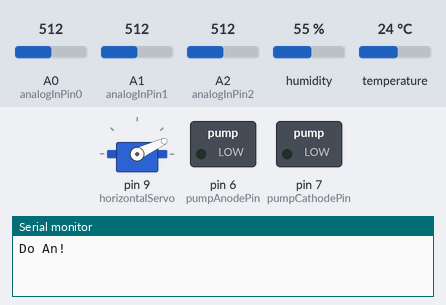
A sketch run on a simulated Arduino Uno, built with avr-gcc and run on an emulated ATmega328P. Parts: servo, switched loads named in the sketch (green lamp = pin HIGH), the last lines printed to the serial monitor. The inputs (shaded band) are chosen by the test bench; at power-on: A0 (analogInPin0) = 512, A1 (analogInPin1) = 512, A2 (analogInPin2) = 512, humidity 55 %, temperature 24 °C.

Above: at 2.7 s.
2.8 s: A0 (analogInPin0) set to 306
At 8.8 s:
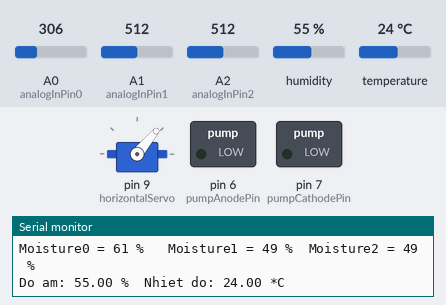
At 9.6 s:
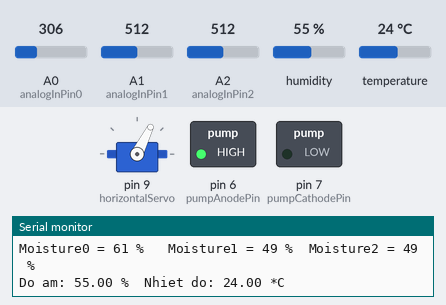
Timing chart, 0 to 16.1 s (numbered marks = the images above; inputs shaded):
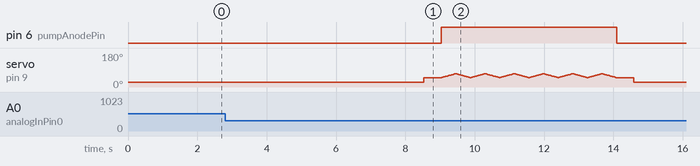

The sketch:

doan2.ino
```cpp
#include "DHT.h"

#include <Servo.h>

#define triger 250
//Define the parameters of the flower1
#define servoPosition0 20  //the position of the flower1, the range of the servo position is 10~160
#define triggerValue0 50  //the trigger value of the moisture, the minimum value is 0, means the moisture is 0, the soil is very dry. the maximum value is 1024.
#define wateringTime0 35  //the time for watering the flower1, millisecond. delay 35ms, uses about 70ML water

//Define the parameters of the flower2
#define servoPosition1 60  //the position of the flower2
#define triggerValue1 60  //the trigger value of the moisture
#define wateringTime1 20  //the time for watering the flower2,millisecond

//Define the parameters of the flower3
#define servoPosition2 105  //the position of the flower3
#define triggerValue2 50  //the trigger value of the moisture
#define wateringTime2 15  //the time for watering the flower3,millisecond

const int pumpAnodePin =  6;      //pin 6 connect to the anode of the pump
const int pumpCathodePin =7;
Servo horizontalServo;


const int DHTPIN = 3;
const int DHTTYPE = DHT11;

const int analogInPin0 = A0;  //
const int analogInPin1 = A1;
const int analogInPin2 = A2;

//the value readed from each moisture sensor
int moistureValue0 = 0;
int moistureValue1 = 0;
int moistureValue2 = 0;

//the sum of the 30 times sampling
long int moistureSum0 = 0;   //we need to sampling the moisture 30 times and get its average value, this variable is used to store the sum of the 30 times sampled value
long int moistureSum1 = 0;
long int moistureSum2 = 0;

#define COLD_TEMP     15
#define HOT_TEMP      24

//char auth[] = "60ef39be3eaf4dd399bfff4eb697df6b";
//char ssid[] = "kai";
//char pass[] = "12345678";

float humDHT;
float tempDHT;


DHT dht(DHTPIN, DHTTYPE);
void setup() {
  Serial.begin(115200);
  Serial.println("Do An!");
  dht.begin();
  horizontalServo.attach(9);  // attaches the horizontal servo on pin 8 to the servo object
//  verticalServo.attach(9);  //attaches the vertical servo on pin 9 to the servo object
  initPosition();
  delay(500);
  pinMode(pumpAnodePin, OUTPUT);
  pinMode(pumpCathodePin, OUTPUT);
}

void loop() {
  for(int i = 0; i < 30; i++)//samping 30 time within 3 seconds
  {
    moistureSum0 = moistureSum0 + analogRead(analogInPin0);
    moistureSum1 = moistureSum1 + analogRead(analogInPin1);
    moistureSum2 = moistureSum2 + analogRead(analogInPin2);
    delay(100);
  }
  moistureValue0 = moistureSum0 / 30;//get the average value
  moistureValue1 = moistureSum1 / 30;
  moistureValue2 = moistureSum2 / 30;
  int m0=map(moistureValue0, 1023, 0, 0, 100);
  int m1=map(moistureValue1, 1023, 0, 0, 100);
  int m2=map(moistureValue2, 1023, 0, 0, 100);
  getDhtData();
  // print the results to the serial monitor:
  Serial.print("Moisture0 = " );
  Serial.print(m0);
   Serial.print(" %\t");
  Serial.print(" Moisture1 = ");
  Serial.print(m1);
   Serial.print(" %\t");
  Serial.print("Moisture2 = ");
  Serial.println(m2);
   Serial.print(" %\t");
  Serial.print("\n");
    Serial.print("Do am: ");
  Serial.print(humDHT);
  Serial.print(" %\t");
  Serial.print("Nhiet do: ");
  Serial.print(tempDHT);
  Serial.print(" *C\t");
  Serial.print("\n");
  moistureSum0 = 0;//reset the variable
  moistureSum1 = 0;
  moistureSum2 = 0;
  delay(4000);


  if(m0 < triggerValue0)
  {
    proWatering(servoPosition0, wateringTime0);
    return;
   }
   if(m1 < triggerValue1)
  {
    proWatering(servoPosition1, wateringTime1);
    return;
   }
   if(m2 < triggerValue2)
  {
    proWatering(servoPosition2, wateringTime2);
    return;
   }

}
void runDHT(void) {
  if (humDHT > HOT_TEMP) {
      digitalWrite(pumpAnodePin, HIGH);
      delay(1000);
  }
  if (tempDHT >HOT_TEMP) {
      digitalWrite(pumpAnodePin, HIGH);
      delay(1000);
  }

}

void getDhtData(void)
{

  tempDHT = dht.readTemperature();
  humDHT = dht.readHumidity();
  if (isnan(humDHT) || isnan(tempDHT))   // Kiểm tra kết nối lỗi thì thông báo.
  {
    Serial.println("\tLỗi kết nối đến sensor");
    return;
  }
}
 void initPosition()//Init the position of the servos
{
  //verticalServo.write(15);
  horizontalServo.write(25);
  delay(1000);
}
void proWatering(int servoPosition, int wateringTime)  //sweep watering
{
  horizontalServo.write(servoPosition - 10);  // setting the servo to the position of the flower
  delay(500); //waiting the servo go to right position
  digitalWrite(pumpAnodePin, HIGH);  //the pump start working
  digitalWrite(pumpCathodePin, LOW);

  for(int pos1 = 15; pos1 < 33; pos1 +=6)//
  {
    int pos;
    //verticalServo.write(pos1);
    for(pos = servoPosition - 10; pos <= servoPosition + 10; pos += 1)  // goes from 0 degrees to 180 degrees //25,160
    {                                  // in steps of 1 degree
      horizontalServo.write(pos);              // tell servo to go to position in variable 'pos'
      delay(wateringTime);                       // waits for the servo to reach the position
    }


    for(pos = servoPosition + 10; pos>= servoPosition - 10; pos-=1)     // goes from 180 degrees to 0 degrees
    {
      horizontalServo.write(pos);              // tell servo to go to position in variable 'pos'
      delay(wateringTime);                       // waits for the servo to reach the position
    }
  }

  for(int pos1 = 33; pos1 > 15; pos1 -= 6)//
  {

    for(int pos = servoPosition - 10; pos <= servoPosition + 10; pos += 1)  // goes from 0 degrees to 180 degrees //25,160
    {                                  // in steps of 1 degree
      horizontalServo.write(pos);              // tell servo to go to position in variable 'pos'
      delay(wateringTime);                       // waits 15ms for the servo to reach the position
    }

    for(int pos = servoPosition + 10; pos >= servoPosition -10; pos-=1)     // goes from 180 degrees to 0 degrees
    {
      horizontalServo.write(pos);              // tell servo to go to position in variable 'pos'
      delay(wateringTime);                       // waits 15ms for the servo to reach the position
    }
  }
  digitalWrite(pumpAnodePin, LOW);
  digitalWrite(pumpCathodePin, LOW);
  delay(500);
  initPosition();
}

void watering(int servoPosition, int wateringTime)
{
  Serial.println(servoPosition);
  horizontalServo.write(servoPosition);
  delay(1000);
 digitalWrite(pumpAnodePin, HIGH);
  delay(10000);
  digitalWrite(pumpAnodePin, LOW);
  delay(3000);
}
```
